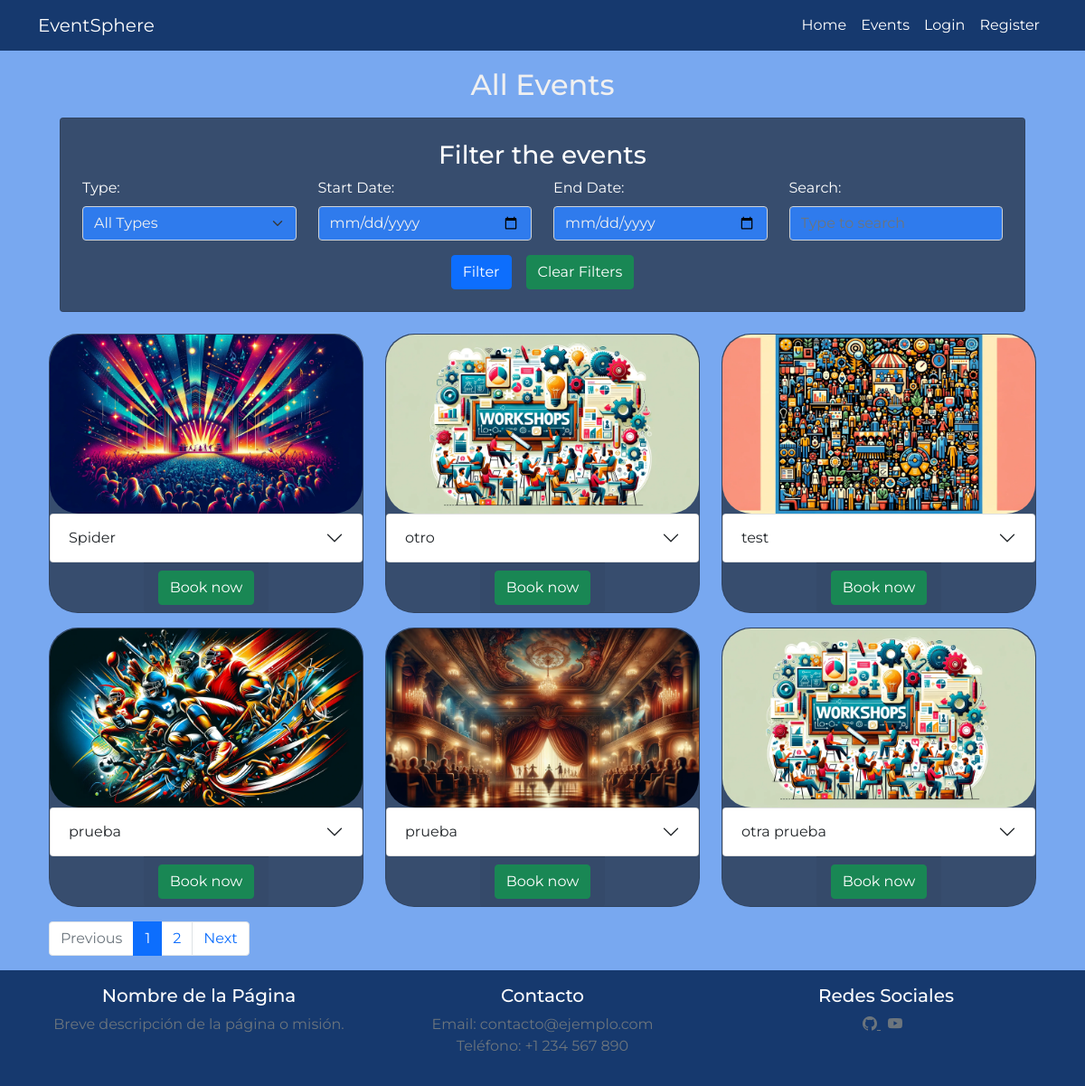
Before: /events with the older database file.
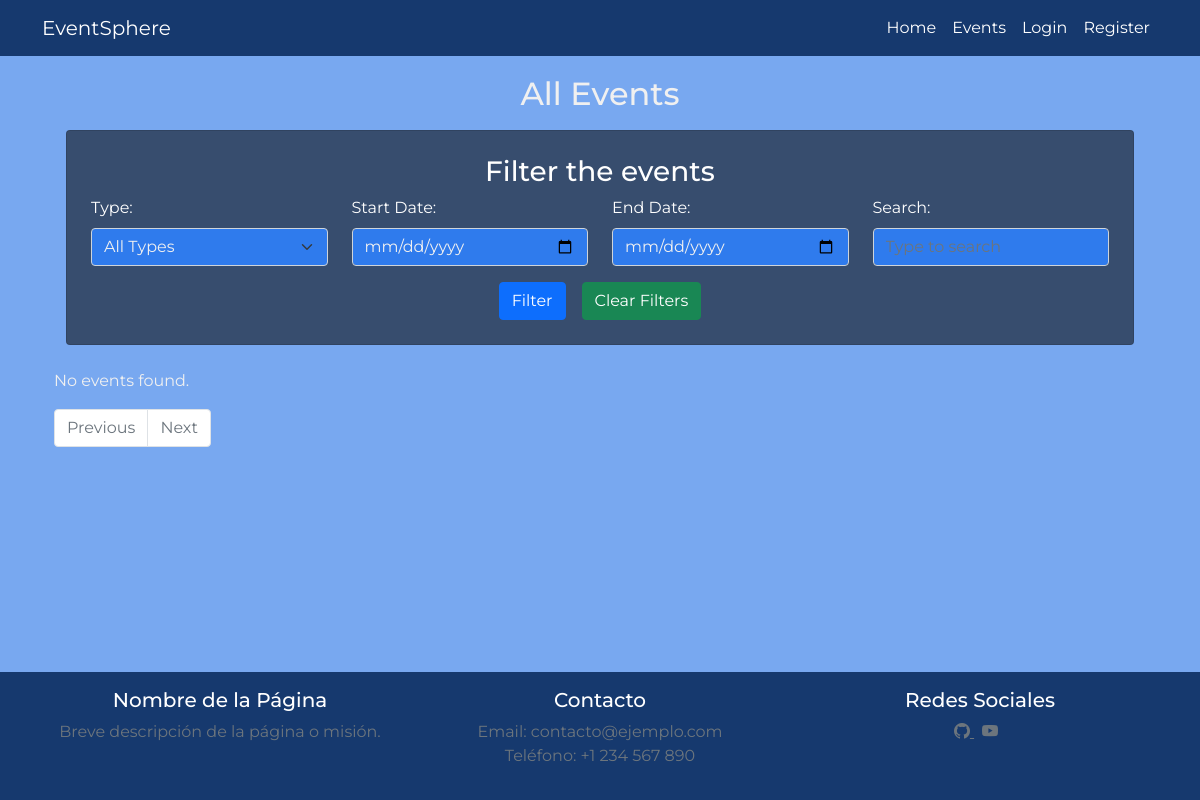
After: the same page with the newer database file.
### models.py (models this page shows)
class Event(db.Model):
    id = db.Column(db.Integer, primary_key=True)
    title = db.Column(db.String(100), nullable=False)
    description = db.Column(db.String(100), nullable=False)
    event_date = db.Column(db.Date, nullable=False)  # Fecha del evento
    start_time = db.Column(db.Time, nullable=False)  # Hora de inicio del evento
    duration = db.Column(db.Integer, nullable=False)  # Duración del evento en minutos
    capacity = db.Column(db.Integer, nullable=False)  # Aforo total del evento
    organizer_id = db.Column(db.Integer, db.ForeignKey('user.id'), nullable=False)
    organizer = db.relationship('User', backref='organized_events')
    event_type = db.Column(db.String(50))
    location = db.Column(db.String(120))
    reservations = db.relationship('Reservation', backref='event', lazy='dynamic')
    @property
    def event_image(self):
        event_images = {
            'Concert': 'concert.webp',
            'Sport': 'sport.webp',
            'Theatre': 'theatre.webp',
            'Cinema': 'cinema.webp',
            'Exhibition': 'exhibition.webp',
            'Festival': 'festival.webp',
            'Workshop': 'workshop.webp',
            'Other': 'other.webp'
        }
        return event_images.get(self.event_type, 'default.jpg')

### app.py (the view)
@app.route('/events')
def events():
    search = request.args.get('search', '')
    event_type = request.args.get('event_type', '')
    start_date = request.args.get('start_date', '')
    end_date = request.args.get('end_date', '')
    query = Event.query
    if event_type:
        query = query.filter(Event.event_type == event_type)
    if start_date:
        start_date_obj = datetime.strptime(start_date, '%Y-%m-%d')
        query = query.filter(Event.event_date >= start_date_obj)
    if end_date:
        end_date_obj = datetime.strptime(end_date, '%Y-%m-%d')
        query = query.filter(Event.event_date <= end_date_obj)
    if search:
        search_term = f"%{search}%"
        query = query.filter(or_(Event.title.like(search_term), Event.description.like(search_term)))
    page = request.args.get('page', 1, type=int)
    per_page = request.args.get('per_page', 6, type=int)
    events_paginated = query.paginate(page=page, per_page=per_page, error_out=False)
    event_types = [type[0] for type in Event.query.with_entities(Event.event_type).distinct().all()]
    for event in events_paginated.items:
        total_reserved_seats = sum(reservation.seats for reservation in event.reservations)
        event.available_seats = event.capacity - total_reserved_seats
    return render_template('events.html', events=events_paginated.items, pagination=events_paginated, event_types=event_types)

### templates/events.html (shortened to what the changed rows need)
{% extends 'base.html' %}
{% block content %}
<div class="container">
    <h2 class="text-center">All Events</h2>
        <div class="row mt-4">
            {% for event in events %}
            <div class="col-md-4 mb-3">
                <div class="card event_cards">
                    <img src="{{ url_for('static', filename='images/' ~ event.event_image) }}" class="card-img-top" alt="{{ event.title }}">
                    <div class="accordion" id="accordionEvent{{ event.id }}">
                        <div class="accordion-item text-center">
                            <h2 class="accordion-header" id="heading{{ event.id }}">
                                <button class="accordion-button  collapsed" type="button" data-bs-toggle="collapse" data-bs-target="#collapse{{ event.id }}" aria-expanded="false" aria-controls="collapse{{ event.id }}">
                                    {{ event.title }}
                                </button>
                            </h2>
                        </div>
                    </div>
                    <div class="card-footer ms-auto me-auto">
                        {% if event.available_seats > 0 %}
                        <a href="{{ url_for('reserve', event_id=event.id) }}" class="btn btn-success">Book now</a>
                        {% else %}
                        <p class="text-danger">SOLD OUT</p>
                        {% endif %}
                    </div>
                </div>
            </div>
            {% else %}
            <p>No events found.</p>
            {% endfor %}
        </div>
        <div class="pagination_controls">
            <nav aria-label="Events pagination">
                <ul class="pagination filter_controls">
                    {% for page_num in pagination.iter_pages() %}
                    <li class="page-item {% if page_num == pagination.page %}active{% endif %}">
                        <a class="page-link" href="{{ url_for('events', page=page_num) }}">{{ page_num }}</a>
                    </li>
                    {% endfor %}
                    <li class="page-item {% if not pagination.has_next %}disabled{% endif %}">
                        <a class="page-link" href="{{ url_for('events', page=pagination.next_num) }}" {% if not
                            pagination.has_next %}aria-disabled="true" {% endif %}>Next</a>
                    </li>
                </ul>
            </nav>
        </div>
</div>
{% endblock %}

Changed rows visible on the page:
removed Event: shows a picture, title "Spider"
removed Event: title "otro"
removed Event: title (picture), title "test"
removed Event: shows a picture, title "prueba"
removed Event: shows a picture, title "prueba"
removed Event: title "otra prueba"
Other visible differences:
text now shown: "No events found."
list line gone: "1"
list line gone: "2"
